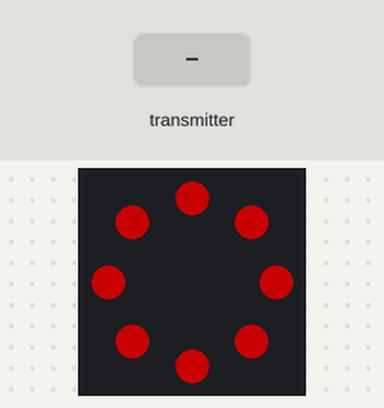
Recording of a sketch running on a simulated ESP32. Shown: 8 RGB LEDs in a ring, first at the top, clockwise. Inputs (shaded band) come from the test bench. Dim RGB values are drawn brighter than linear; what the sketch prints to the serial monitor is not drawn.

Above: at 1.6 s.
At 4.26 s:
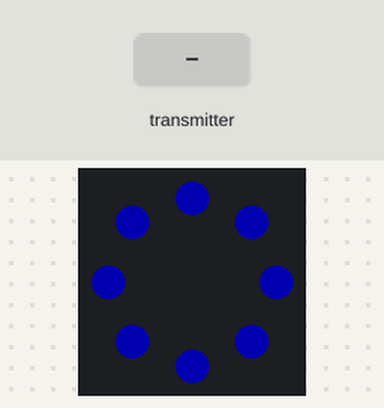
4.3 s: the transmitter starts sending deviceType = LED_RING_D32
At 6.83 s:
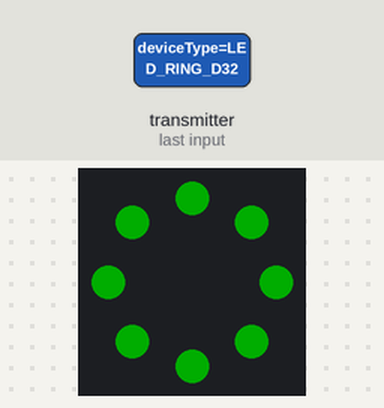
Timing chart, 0 to 12.5 s (numbered marks = the images above; inputs shaded):
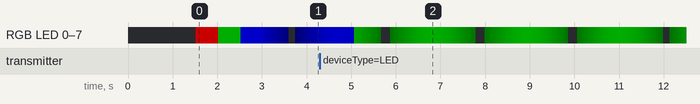

Measured:
- after the input at 4.3 s, the LEDs: first differ from a run without the input after 0.77 s (image 2 shows a later state)
- what the display in image 0 shows lasts 0.5 s, from 1.5 s to 2.0 s

The sketch:

amulett_sep22a.ino
```cpp
// WS2812 LED Ring mit ESP-NOW für ESP32-PICO-D4 (LoLin D32)
// KORRIGIERTE VERSION - Node-ID Problem behoben, 22 Sept 2025
// https://claude.ai/public/artifacts/50918975-1c64-46c3-9313-9da90cd87a2d

#include <FastLED.h>
#include <esp_now.h>
#include <WiFi.h>
#include "esp_efuse.h"

// LED Ring Konfiguration
#define LED_PIN     13 // 23
#define NUM_LEDS    8 //1
#define LED_TYPE    WS2812B
#define COLOR_ORDER GRB

CRGB leds[NUM_LEDS];

// ESP-NOW Variablen
#define MAX_PEERS 10
struct PeerDevice {
  uint8_t mac[6];
  unsigned long lastSeen;
  bool active;
};

PeerDevice knownPeers[MAX_PEERS];
int activePeerCount = 0;
unsigned long lastPeerScan = 0;
const unsigned long PEER_SCAN_INTERVAL = 2000;  // 2 statt 3 Sekunden
const unsigned long PEER_TIMEOUT = 10000;

// Pulsing Parameter
float brightness = 0;
int myNodeId = -1; // GEÄNDERT: Initialisierung mit -1 statt 0
bool espnowInitialized = false;

// Broadcast Message Structure
typedef struct {
  char deviceType[20];
  unsigned long timestamp;
  int nodeId;
} BroadcastMessage;

BroadcastMessage myMessage;

void setup() {
  Serial.begin(115200);
  delay(1000);
  Serial.println("\n=== ESP32-PICO-D4 LED Ring Start ===");

  // GEÄNDERT: WiFi nur EINMAL initialisieren
  WiFi.mode(WIFI_STA);
  WiFi.disconnect();
  delay(500); // Kurz warten für WiFi Stabilisierung

  // GEÄNDERT: Node-ID SOFORT generieren
  generateNodeId();

  // Sicherstellen, dass Node-ID korrekt gesetzt wurde
  if (myNodeId <= 0) {
    Serial.println("⚠️  FEHLER: Node-ID nicht korrekt generiert!");
    // Fallback: Einfache Berechnung
    uint64_t mac = ESP.getEfuseMac();
    myNodeId = (mac & 0xFFFF);
    if (myNodeId == 0) myNodeId = 12345; // Absoluter Fallback
    Serial.println("Fallback Node-ID: " + String(myNodeId));
  }

  // LED Ring initialisieren
  Serial.println("Initialisiere LED Ring...");
  FastLED.addLeds<LED_TYPE, LED_PIN, COLOR_ORDER>(leds, NUM_LEDS);
  FastLED.setBrightness(100);

  // Test: Alle LEDs kurz einschalten
  fill_solid(leds, NUM_LEDS, CRGB::Red);
  FastLED.show();
  delay(500);
  fill_solid(leds, NUM_LEDS, CRGB::Green);
  FastLED.show();
  delay(500);
  fill_solid(leds, NUM_LEDS, CRGB::Blue);
  FastLED.show();
  delay(500);
  fill_solid(leds, NUM_LEDS, CRGB::Black);
  FastLED.show();
  Serial.println("LED Test abgeschlossen");

  // GEÄNDERT: MAC nur einmal ausgeben
  Serial.println("MAC Adresse: " + WiFi.macAddress());

  // ESP-NOW Setup
  Serial.println("Initialisiere ESP-NOW...");
  esp_err_t result = esp_now_init();
  if (result != ESP_OK) {
    Serial.println("ESP-NOW Init Fehler: " + String(result));
    espnowInitialized = false;
  } else {
    Serial.println("ESP-NOW erfolgreich initialisiert");
    espnowInitialized = true;

    // Callbacks registrieren
    esp_now_register_send_cb(onDataSent);
    esp_now_register_recv_cb(onDataReceived);

    // GEÄNDERT: Message vorbereiten mit Verifikation
    strcpy(myMessage.deviceType, "LED_RING_D32");
    myMessage.nodeId = myNodeId;

    Serial.println("Message Node-ID gesetzt auf: " + String(myMessage.nodeId));
  }

  // Peer Array initialisieren
  for(int i = 0; i < MAX_PEERS; i++) {
    knownPeers[i].active = false;
  }

  // GEÄNDERT: Finale Verifikation
  Serial.println("=== SETUP ABGESCHLOSSEN ===");
  Serial.println("Finale Node-ID: " + String(myNodeId));
  Serial.println("Message Node-ID: " + String(myMessage.nodeId));
  Serial.println("=============================\n");
}

// VERBESSERTE Node-ID Generierung mit mehr Debug-Info
void generateNodeId() {
    Serial.println("=== GENERIERE NODE-ID ===");

    // MAC-Adresse auslesen
    uint8_t mac[6];
    WiFi.macAddress(mac);

    // MAC-Adresse anzeigen
    Serial.print("MAC Adresse (Bytes): ");
    for (int i = 0; i < 6; i++) {
        if (i > 0) Serial.print(":");
        if (mac[i] < 16) Serial.print("0");
        Serial.print(mac[i], HEX);
    }
    Serial.println();

    // Mehrere Berechnungsmethoden für Robustheit
    int nodeId_A = (mac[4] << 8) | mac[5];  // Standard
    int nodeId_B = (mac[3] << 8) | mac[4];  // Alternative 1
    int nodeId_C = (mac[2] << 8) | mac[5];  // Alternative 2

    Serial.println("Berechnung A (Bytes 4+5): " + String(nodeId_A));
    Serial.println("Berechnung B (Bytes 3+4): " + String(nodeId_B));
    Serial.println("Berechnung C (Bytes 2+5): " + String(nodeId_C));

    // Beste nicht-null Methode wählen
    if (nodeId_A != 0) {
        myNodeId = nodeId_A;
        Serial.println(">>> Gewählt: Methode A");
    } else if (nodeId_B != 0) {
        myNodeId = nodeId_B;
        Serial.println(">>> Gewählt: Methode B");
    } else if (nodeId_C != 0) {
        myNodeId = nodeId_C;
        Serial.println(">>> Gewählt: Methode C");
    } else {
        myNodeId = 9999; // Fallback
        Serial.println(">>> Gewählt: Fallback");
    }

    Serial.println("Node-ID FINAL: " + String(myNodeId));
    Serial.println("Node-ID (hex): 0x" + String(myNodeId, HEX));
    Serial.println("=== NODE-ID SETUP ABGESCHLOSSEN ===");
}

void loop() {
  // GEÄNDERT: Debug-Check für Node-ID Stabilität hinzugefügt
  static int lastNodeId = myNodeId;
  if (lastNodeId != myNodeId) {
    Serial.println("⚠️  Node-ID GEÄNDERT: " + String(lastNodeId) + " → " + String(myNodeId));
    lastNodeId = myNodeId;
  }

  // ESP-NOW Peer Discovery
  if(espnowInitialized && (millis() - lastPeerScan > PEER_SCAN_INTERVAL)) {
    // GEÄNDERT: Verifikation vor Broadcast
    if (myNodeId <= 0) {
      Serial.println("⚠️  Node-ID ist 0 oder negativ! Überspringe Broadcast.");
    } else {
      broadcastPresence();
    }
    updateActivePeers();
    lastPeerScan = millis();
  }

  // LED Effekt basierend auf Peer-Anzahl
  selectEffectByPeers();

  // Debug Info alle 5 Sekunden
  static unsigned long lastDebug = 0;
  if(millis() - lastDebug > 5000) {
    printStatus();
    lastDebug = millis();
  }

  delay(50);
}

// === ESP-NOW FUNKTIONEN ===

void broadcastPresence() {
  if(!espnowInitialized) return;

  // GEÄNDERT: Node-ID in Message aktualisieren (Sicherheitsmaßnahme)
  myMessage.nodeId = myNodeId;
  myMessage.timestamp = millis();

  // Broadcast Adresse
  uint8_t broadcastAddress[] = {0xFF, 0xFF, 0xFF, 0xFF, 0xFF, 0xFF};

  // Prüfen ob Broadcast-Peer existiert
  if (!esp_now_is_peer_exist(broadcastAddress)) {
    esp_now_peer_info_t peerInfo;
    memset(&peerInfo, 0, sizeof(peerInfo));
    memcpy(peerInfo.peer_addr, broadcastAddress, 6);
    peerInfo.channel = 1;
    peerInfo.encrypt = false;
    peerInfo.ifidx = WIFI_IF_STA;

    esp_err_t result = esp_now_add_peer(&peerInfo);
    if (result != ESP_OK) {
      Serial.println("Broadcast-Peer Fehler: " + String(result));
      return;
    } else {
      Serial.println("Broadcast-Peer hinzugefügt");
    }
  }

  // Message senden
  esp_err_t result = esp_now_send(broadcastAddress, (uint8_t*)&myMessage, sizeof(myMessage));
  if (result == ESP_OK) {
    Serial.print("✓ Broadcast (Node " + String(myNodeId) + ") ");
  } else {
    Serial.print("✗ Send Fehler: " + String(result) + " ");
  }
}

// GEÄNDERT: Korrekte Callback-Signatur für neuere ESP32-Versionen
void onDataSent(const wifi_tx_info_t *tx_info, esp_now_send_status_t status) {
  if (status == ESP_NOW_SEND_SUCCESS) {
    Serial.println("OK");
  } else {
    Serial.println("FAIL");
  }
}

void onDataReceived(const esp_now_recv_info* recv_info, const uint8_t *incomingData, int len) {
  if (len != sizeof(BroadcastMessage)) {
    Serial.println("Ungültige Message-Größe empfangen");
    return;
  }

  BroadcastMessage message;
  memcpy(&message, incomingData, sizeof(message));

  // GEÄNDERT: Mehr Debug-Info
  Serial.print("📡 Empfangen von Node " + String(message.nodeId));
  Serial.println(" (Typ: " + String(message.deviceType) + ")");

  // Nur LED Ring Devices beachten und nicht eigene Messages
  if(strcmp(message.deviceType, "LED_RING_D32") == 0 && message.nodeId != myNodeId) {
    updatePeerList(recv_info->src_addr);
    Serial.println("✅ Gültiger Peer erkannt: Node " + String(message.nodeId));
  } else {
    Serial.println("❌ Ignoriert (eigene Node oder anderer Typ)");
  }
}

void updatePeerList(const uint8_t* mac) {
  unsigned long currentTime = millis();

  // Prüfen ob Peer bereits bekannt
  for(int i = 0; i < MAX_PEERS; i++) {
    if(knownPeers[i].active && memcmp(knownPeers[i].mac, mac, 6) == 0) {
      knownPeers[i].lastSeen = currentTime;
      return;
    }
  }

  // Neuen Peer hinzufügen
  for(int i = 0; i < MAX_PEERS; i++) {
    if(!knownPeers[i].active) {
      memcpy(knownPeers[i].mac, mac, 6);
      knownPeers[i].lastSeen = currentTime;
      knownPeers[i].active = true;

      Serial.print("🆕 Neuer Peer: ");
      for(int j = 0; j < 6; j++) {
        Serial.printf("%02X", mac[j]);
        if(j < 5) Serial.print(":");
      }
      Serial.println();
      break;
    }
  }
}

void updateActivePeers() {
  int oldCount = activePeerCount;
  activePeerCount = 0;
  unsigned long currentTime = millis();

  for(int i = 0; i < MAX_PEERS; i++) {
    if(knownPeers[i].active) {
      if(currentTime - knownPeers[i].lastSeen > PEER_TIMEOUT) {
        knownPeers[i].active = false;
        Serial.println("Peer Timeout");
      } else {
        activePeerCount++;
      }
    }
  }

  // GEÄNDERT: Meldung nur bei Änderung
  if(oldCount != activePeerCount) {
    Serial.println("👥 Aktive Peers: " + String(oldCount) + " → " + String(activePeerCount));
  }
}

// === LED EFFEKTE ===

void selectEffectByPeers() {
  switch(activePeerCount) {
    case 0:  // Allein - Blaues Pulsieren
      simplePulse(CRGB::Blue);
      break;
    case 1:  // 1 Peer - Grünes Pulsieren
      simplePulse(CRGB::Green);
      break;
    case 2:  // 2 Peers - Rotes Pulsieren
      simplePulse(CRGB::Red);
      break;
    case 3:  // 3 Peers - Gelbes Pulsieren
      simplePulse(CRGB::Yellow);
      break;
    default: // 4+ Peers - Weißes Pulsieren
      simplePulse(CRGB::White);
      break;
  }
}

void simplePulse(CRGB color) {
  brightness = (sin(millis() * 0.003) + 1.0) * 0.5;

  CRGB scaledColor = color;
  scaledColor.nscale8((int)(brightness * 255));

  fill_solid(leds, NUM_LEDS, scaledColor);
  FastLED.show();
}

void printStatus() {
  Serial.println("\n=== STATUS ===");
  Serial.println("Node ID: " + String(myNodeId));
  Serial.println("Message Node ID: " + String(myMessage.nodeId));
  Serial.println("ESP-NOW: " + String(espnowInitialized ? "OK" : "FEHLER"));
  Serial.println("Aktive Peers: " + String(activePeerCount));
  Serial.println("Freier Heap: " + String(ESP.getFreeHeap()));
  Serial.println("==============\n");
}
```
